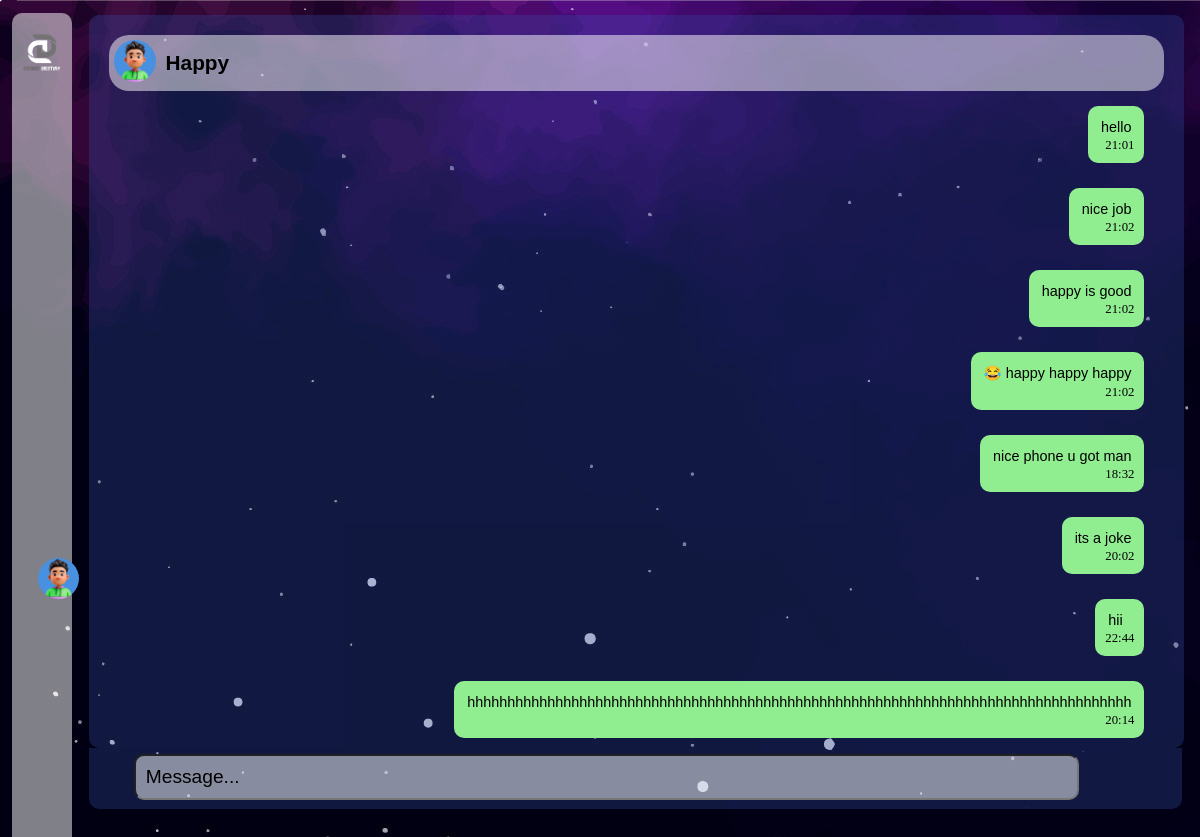
The app's page /chat.php with its own data.
### tables this page shows
CREATE TABLE "chat" (
	"username"	TEXT NOT NULL,
	"message"	TEXT
, "date"	TEXT);

### chat.php (the view, shortened to what this page needs)
<!DOCTYPE html>
<html lang="en">
<head>
    <link rel="stylesheet" type="text/css" href="chat.css">
</head>
<body style="background:url('img/bg.jpg');">
    <div class="main-con">
        <div class="side-bar">
            <div class="logo-con">
                <img class="logo" src="img/logo.png" alt="logo">
            </div>
            <div class="elements">
            </div>
            <div class="profile-con">
                <a class="anchor ele" href="#"><i class="fi fi-rr-bell ele noti"></i></a>
                <a class="anchor" href="#"><img class="profile_img" src="img/profile.jpg" alt="profile-img"></a>
            </div>
        </div>
        <div class="all-con">
            <div id="message-con">
                <div class="nav">
                    <a href="chat.php"><img src="img/profile.jpg" alt="profile_pic"></a>
                    <?php
                    $name = "Happy";
                    echo '<li id="name">' . $name . '</li>';
                    ?>
                </div>
                <?php
                try {
                    $pdo = new PDO("sqlite:celestial_connections.db");
                    $query2 = $pdo->prepare('SELECT message, date FROM chat WHERE username = :username');
                    $query2->bindValue(':username', $name, PDO::PARAM_STR);
                    $query2->execute();
                    $messages = $query2->fetchAll(PDO::FETCH_ASSOC);
                } catch (PDOException $e) {
                    echo "Error: " . $e->getMessage();
                }
                if ($messages) {
                    foreach ($messages as $message) {
                        echo '<div class="message">';
                        echo '<p class="main_message">' . htmlspecialchars($message['message']) . '</p>';
                        echo '<label class="time">' . htmlspecialchars($message['date']) . '</label>';
                        echo '</div>';
                    }
                } else {
                }
                ?>
            </div>
            <div class="send-con">
                <div class="logos">
                    <i class="fi fi-rr-smile logo2" onclick="show_emojis()"></i>
                    <input onclick="disappear()" id="in" name="message" type="text" value="Message..."
                        onkeydown="message_send(event)">
                    <i class="fi fi-rs-rocket-lunch logo2 send_btn" id="send" onclick="send()"></i>
                </div>
            </div>
        </div>
    </div>
</body>
</html>

### chat.css (style rules this page uses)
body { margin: 0; width: 100%; }
.main-con { display: flex; overflow-y: hidden; }
.side-bar { width: 5%; background-color: rgba(255, 255, 255, 0.5); height: 95vh; margin-top: 13px; border-radius: 10px; margin-left: 12px; position: sticky; top: 0; }
.logo-con { height: 30vh; }
.logo { width: 100%; margin-top: 10px; }
.elements { display: flex; flex-direction: column; }
.ele { font-size: 1.5rem; margin-top: 20px; height: 55px; }
.anchor { text-decoration: none; color: white; margin: auto; }
.profile-con { margin-top: 95px; }
.profile_img { margin-top: 20px; width: 70%; margin-left: 8.5px; border-radius: 50px; }
.all-con { width: 93%; margin-left: 17px; }
.nav { position: relative; top: 10px; display: flex; font-family: sans-serif; align-items: center; background-color: rgba(255, 255, 255, 0.5); margin: 0px; padding: 5px; border-radius: 20px; }
.nav a { text-decoration: none; color: white; width: 4%; }
.nav img { width: 100%; border-radius: 100px; }
.nav li { list-style: none; font-weight: bold; font-size: 1.3rem; margin-left: 10px; }
#message-con { margin-top: 15px; padding-left: 20px; padding-right: 20px; padding-top: 10px; border-radius: 10px; width: 95%; height: 82vh; background-color: rgba(54, 82, 173, 0.3); overflow-y: scroll; }
#in { width: 85%; position: relative; top: 6px; padding-left: 10px; margin-left: 20px; font-size: 1.2rem; height: 40px; border-radius: 10px; color: black; background-color: rgba(255, 255, 255, 0.5); }
.send-con { position: sticky; bottom: 0; }
.logo2 { font-size: 2rem; margin-left: 15px; position: relative; top: 8px; color: white; cursor: pointer; padding: 5px; height: 0px; }
.logos { padding-bottom: 15px; border-bottom-left-radius: 10px; border-bottom-right-radius: 10px; width: 98.4%; background-color: rgba(54, 82, 173, 0.3); display: flex; }
.message { margin-left: auto; display: flex; flex-direction: column; background-color: lightgreen; color: black; padding: 10px; max-width: fit-content; border-radius: 10px; margin-top: 25px; margin-right: 20px; margin-bottom: 25px; }
.main_message { margin: 3px; font-family: sans-serif; font-size: 0.9rem; }
.time { margin-left: auto; font-size: 0.8rem; }

### records on screen
chat: message "hello", date "21:01"
chat: message "nice job", date "21:02"
chat: message "happy is good", date "21:02"
chat: message "😂 happy happy happy", date "21:02"
chat: message "nice phone u got man", date "18:32"
chat: message "its a joke", date "20:02"
chat: message "hii", date "22:44"
chat: message "hhhhhhhhhhhhhhhhhhhhhhhhhhhhhhhhhhhhhhhhhhhhhhhhhhhhhhhhhhhhhhhhhhhhhhhhhhhhhhhhhhh", date "20:14"

### other values on screen
$name "Happy"
